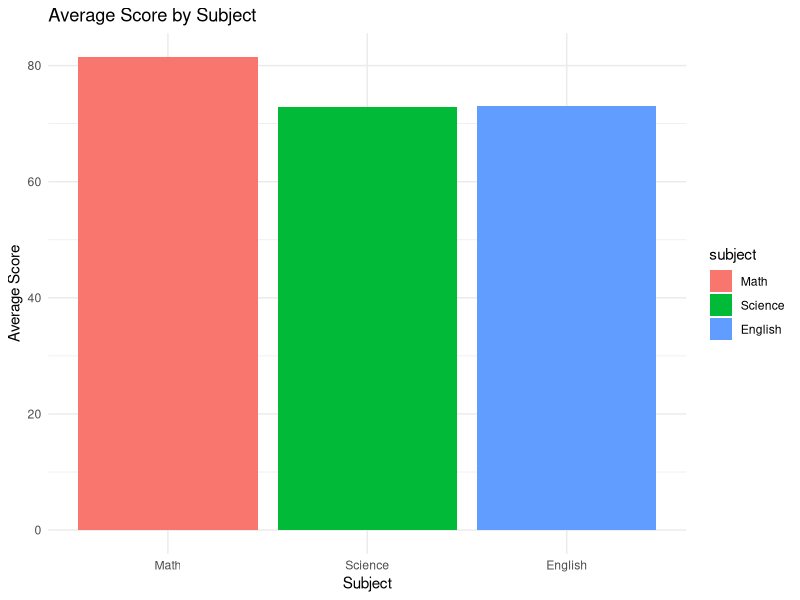

Reproduce this figure in R.
# grades_analysis.R
# Purpose: Analyze a synthetic student grades dataset to summarize
#          performance by student and by subject, and flag students
#          who are at risk of failing.

# ---- 1. Load libraries ----
library(dplyr)
library(ggplot2)

# ---- 2. Create synthetic dataset ----
# (No real student data is used - all names and scores are fictional.)
set.seed(42)

students <- c("Ava", "Ben", "Carlos", "Dana", "Elijah", "Fatima",
              "Grace", "Hiro", "Isla", "Jamal")

subjects <- c("Math", "Science", "English")

grades <- expand.grid(student = students, subject = subjects) %>%
  mutate(score = round(rnorm(n(), mean = 75, sd = 12)),
         score = pmin(pmax(score, 0), 100)) # clamp between 0-100

# ---- 3. Summarize by student ----
student_summary <- grades %>%
  group_by(student) %>%
  summarise(average_score = round(mean(score), 1),
            min_score = min(score),
            max_score = max(score)) %>%
  arrange(desc(average_score))

# ---- 4. Summarize by subject ----
subject_summary <- grades %>%
  group_by(subject) %>%
  summarise(average_score = round(mean(score), 1))

# ---- 5. Flag at-risk students (average below 60) ----
at_risk <- student_summary %>%
  filter(average_score < 60)

# ---- 6. Visualize average score by subject ----
subject_plot <- ggplot(subject_summary, aes(x = subject, y = average_score, fill = subject)) +
  geom_col() +
  labs(title = "Average Score by Subject",
       x = "Subject", y = "Average Score") +
  theme_minimal()

# ---- 7. Print results ----
print(student_summary)
print(subject_summary)
print(at_risk)
print(subject_plot)
